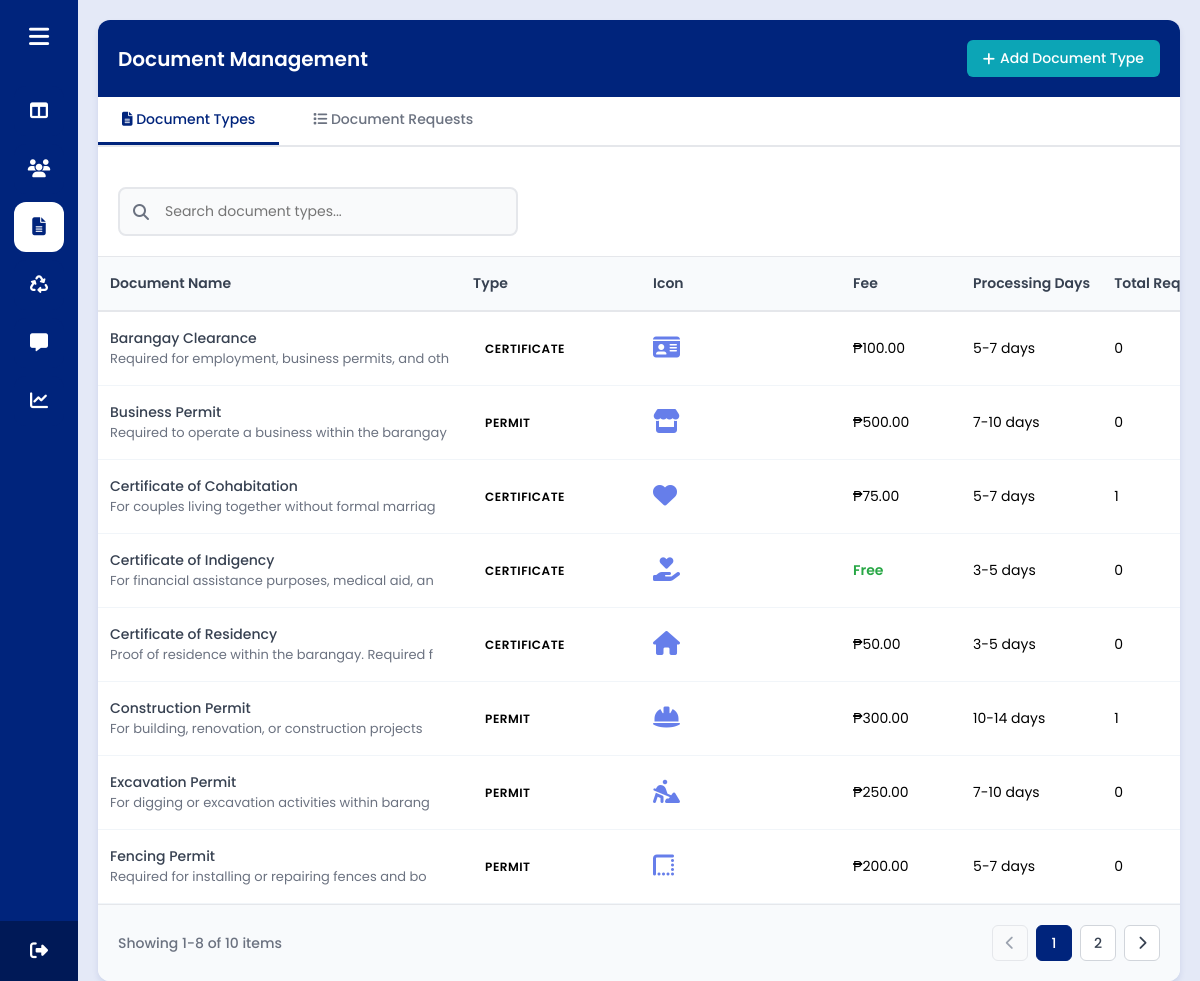
/admin/request_certificates.php (signed in), run on an earlier commit of the app's database.
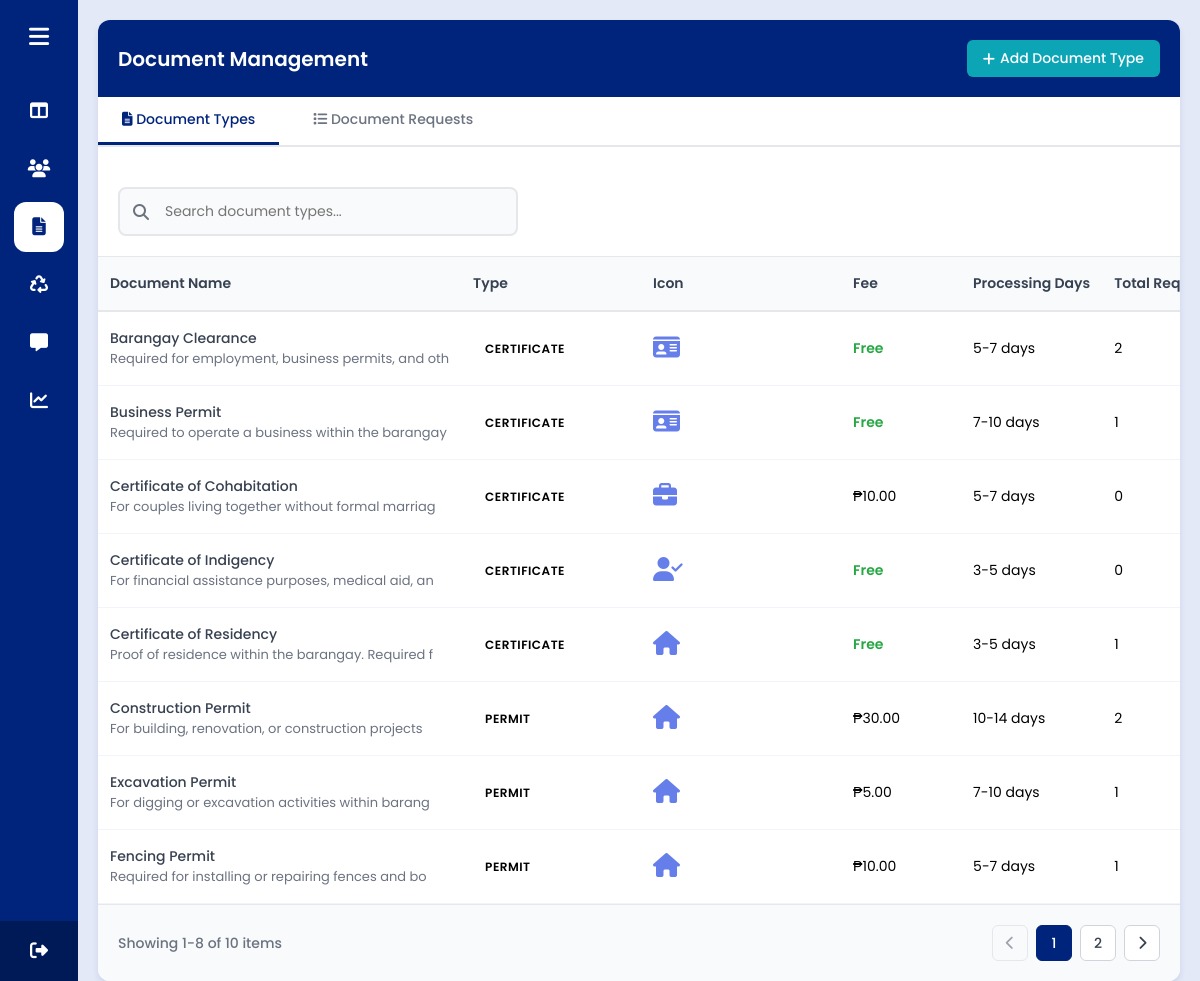
And on a later commit of the database.
### tables this page shows
CREATE TABLE `document_types` (
  `id` int(11) NOT NULL,
  `name` varchar(100) NOT NULL,
  `type` enum('certificate','permit') NOT NULL,
  `description` text DEFAULT NULL,
  `icon` varchar(50) DEFAULT NULL,
  `processing_days` varchar(20) DEFAULT NULL,
  `fee` decimal(10,2) DEFAULT 0.00,
  `requirements` text DEFAULT NULL,
  `is_active` tinyint(1) DEFAULT 1,
  `created_at` timestamp NOT NULL DEFAULT current_timestamp()
);

### admin/request_certificates.php (the view, shortened to what the rows shown need)
<?php
require_once("../conn/conn.php");
$activeTab = isset($_GET['tab']) ? $_GET['tab'] : 'types';
$requestsPerPage = 8;
$currentPage = isset($_GET['page']) ? (int) $_GET['page'] : 1;
$currentPage = max(1, $currentPage);
$offset = ($currentPage - 1) * $requestsPerPage;
$requests = [];
$documentTypes = [];
if ($activeTab === 'requests') {
    try {
        $countStmt = $conn->prepare("SELECT COUNT(*) as total FROM document_requests dr");
        $countStmt->execute();
        $totalRequests = $countStmt->get_result()->fetch_assoc()['total'];
        $stmt = $conn->prepare("
            SELECT
                dr.*,
                dt.name as document_name,
                dt.icon,
                dt.type as document_type,
                dt.fee,
                dt.processing_days,
                u.first_name,
                u.middle_name,
                u.last_name,
                u.email,
                u.contact_number,
                u.image as user_image
            FROM document_requests dr
            INNER JOIN document_types dt ON dr.document_type_id = dt.id
            INNER JOIN user u ON dr.user_id = u.id
            ORDER BY dr.submitted_date DESC
            LIMIT ? OFFSET ?
        ");
        $stmt->bind_param("ii", $requestsPerPage, $offset);
        $stmt->execute();
        $result = $stmt->get_result();
        while ($row = $result->fetch_assoc()) {
            $requests[] = $row;
        }
    } catch (Exception $e) {
        die("Error fetching requests: " . $e->getMessage());
    }
    $stats = [
        'total' => 0,
        'pending' => 0,
        'processing' => 0,
        'approved' => 0,
        'ready' => 0,
        'completed' => 0,
        'rejected' => 0,
        'cancelled' => 0
    ];
    try {
        $statsStmt = $conn->query("
            SELECT
                COUNT(*) as total,
                SUM(CASE WHEN status = 'pending' THEN 1 ELSE 0 END) as pending,
                SUM(CASE WHEN status = 'processing' THEN 1 ELSE 0 END) as processing,
                SUM(CASE WHEN status = 'approved' THEN 1 ELSE 0 END) as approved,
                SUM(CASE WHEN status = 'ready' THEN 1 ELSE 0 END) as ready,
                SUM(CASE WHEN status = 'completed' THEN 1 ELSE 0 END) as completed,
                SUM(CASE WHEN status = 'rejected' THEN 1 ELSE 0 END) as rejected,
                SUM(CASE WHEN status = 'cancelled' THEN 1 ELSE 0 END) as cancelled
            FROM document_requests
        ");
        $stats = $statsStmt->fetch_assoc();
    } catch (Exception $e) {
    }
} else {
    try {
        $stmt = $conn->prepare("
            SELECT
                dt.*,
                COUNT(dr.id) as request_count
            FROM document_types dt
            LEFT JOIN document_requests dr ON dt.id = dr.document_type_id
            GROUP BY dt.id
            ORDER BY dt.name ASC
            LIMIT ? OFFSET ?
        ");
        $stmt->bind_param("ii", $requestsPerPage, $offset);
        $stmt->execute();
        $result = $stmt->get_result();
        while ($row = $result->fetch_assoc()) {
            $documentTypes[] = $row;
        }
    } catch (Exception $e) {
        die("Error fetching document types: " . $e->getMessage());
    }
}
?>
<!DOCTYPE html>
<html lang="en" dir="ltr">
<head>
    <?php include '../components/header_links.php'; ?>
    <?php include '../components/admin_side_header.php'; ?>
</head>
<body>
    <section class="home-section">
        <div class="table-container">
            <div class="table-header">
                <h2 class="table-title">Document Management</h2>
            </div>
            <?php if ($activeTab === 'requests'): ?>
                <div class="table-responsive">
                    <table class="residents-table" id="requestsTable">
                        <thead>
                            <tr>
                                <th>Request ID</th>
                                <th>Requester</th>
                                <th>Document</th>
                                <th>Type</th>
                                <th>Purpose</th>
                                <th>Fee</th>
                                <th>Status</th>
                                <th>Date Submitted</th>
                                <th>Actions</th>
                            </tr>
                        </thead>
                        <tbody>
                            <?php if (count($requests) > 0): ?>
                                <?php foreach ($requests as $request): ?>
                                    <tr>
                                        <td>
                                            <div class="resident-name"><?= htmlspecialchars($request['request_id']); ?></div>
                                        </td>
                                        <td>
                                            <div class="resident-name">
                                                <?= htmlspecialchars($request['first_name'] . ' ' . $request['last_name']); ?>
                                            </div>
                                            <div class="resident-email"><?= htmlspecialchars($request['email'] ?? 'N/A'); ?></div>
                                        </td>
                                        <td>
                                            <div style="display: flex; align-items: center; gap: 8px;">
                                                <i class="fas <?= htmlspecialchars($request['icon']); ?>"
                                                    style="color: #667eea;"></i>
                                                <span><?= htmlspecialchars($request['document_name']); ?></span>
                                            </div>
                                        </td>
                                        <td>
                                            <span
                                                class="status-badge <?= $request['document_type'] === 'certificate' ? 'certificate' : 'permit'; ?>">
                                                <?= ucfirst($request['document_type']); ?>
                                            </span>
                                        </td>
                                        <td><?= htmlspecialchars(substr($request['purpose'], 0, 50)) . (strlen($request['purpose']) > 50 ? '...' : ''); ?>
                                        </td>
                                        <td>
                                            <?= $request['fee'] == 0 ? '<span style="color: #28a745; font-weight: 600;">Free</span>' : '₱' . number_format($request['fee'], 2); ?>
                                        </td>
                                        <td>
                                            <span class="status-badge <?= htmlspecialchars($request['status']); ?>">
                                                <?= ucfirst(str_replace('_', ' ', $request['status'])); ?>
                                            </span>
                                        </td>
                                        <td><?= date("M d, Y", strtotime($request['submitted_date'])); ?></td>
                                        <td>
                                            <div class="action-buttons">
                                                <button class="btn btn-sm btn-view"
                                                    onclick="viewRequestDetails(<?= $request['id']; ?>)" title="View Details">
                                                    <i class="fas fa-eye"></i>
                                                </button>
                                                <button class="btn btn-sm btn-edit"
                                                    onclick="updateRequestStatus(<?= $request['id']; ?>)" title="Update Status">
                                                    <i class="fas fa-edit"></i>
                                                </button>
                                                <button class="btn btn-sm btn-delete"
                                                    onclick="deleteRequest(<?= $request['id']; ?>)" title="Delete">
                                                    <i class="fas fa-trash"></i>
                                                </button>
                                            </div>
                                        </td>
                                    </tr>
                                <?php endforeach; ?>
                            <?php else: ?>
                                <tr>
                                    <td colspan="9" class="no-data">
                                        <i class="fas fa-inbox"></i>
                                        <p>No requests found</p>
                                    </td>
                                </tr>
                            <?php endif; ?>
                        </tbody>
                    </table>
                </div>
                <div class="mobile-cards">
                    <?php if (count($requests) > 0): ?>
                        <?php foreach ($requests as $request): ?>
                            <div class="resident-card">
                                <div class="card-header">
                                    <div>
                                        <div class="resident-name">
                                            <?= htmlspecialchars($request['first_name'] . ' ' . $request['last_name']); ?>
                                        </div>
                                        <div class="resident-email"><?= htmlspecialchars($request['request_id']); ?></div>
                                    </div>
                                </div>
                                <div class="card-body">
                                    <div class="card-field">Document:</div>
                                    <div class="card-value">
                                        <i class="fas <?= htmlspecialchars($request['icon']); ?>"></i>
                                        <?= htmlspecialchars($request['document_name']); ?>
                                    </div>
                                    <div class="card-field">Type:</div>
                                    <div class="card-value">
                                        <span
                                            class="card-status <?= $request['document_type'] === 'certificate' ? 'certificate' : 'permit'; ?>">
                                            <?= ucfirst($request['document_type']); ?>
                                        </span>
                                    </div>
                                    <div class="card-field">Purpose:</div>
                                    <div class="card-value">
                                        <?= htmlspecialchars(substr($request['purpose'], 0, 50)) . (strlen($request['purpose']) > 50 ? '...' : ''); ?>
                                    </div>
                                    <div class="card-field">Fee:</div>
                                    <div class="card-value">
                                        <?= $request['fee'] == 0 ? '<span style="color: #28a745;">Free</span>' : '₱' . number_format($request['fee'], 2); ?>
                                    </div>
                                    <div class="card-field">Status:</div>
                                    <div class="card-value">
                                        <span class="card-status <?= htmlspecialchars($request['status']); ?>">
                                            <?= ucfirst(str_replace('_', ' ', $request['status'])); ?>
                                        </span>
                                    </div>
                                    <div class="card-field">Submitted:</div>
                                    <div class="card-value"><?= date("M d, Y", strtotime($request['submitted_date'])); ?></div>
                                </div>
                                <div class="card-actions">
                                    <button class="btn btn-sm btn-view" onclick="viewRequestDetails(<?= $request['id']; ?>)">
                                        <i class="fas fa-eye"></i>
                                    </button>
                                    <button class="btn btn-sm btn-edit" onclick="updateRequestStatus(<?= $request['id']; ?>)">
                                        <i class="fas fa-edit"></i>
                                    </button>
                                    <button class="btn btn-sm btn-delete" onclick="deleteRequest(<?= $request['id']; ?>)">
                                        <i class="fas fa-trash"></i>
                                    </button>
                                </div>
                            </div>
                        <?php endforeach; ?>
                    <?php endif; ?>
                </div>
            <?php else: ?>
                <div class="table-responsive">
                    <table class="residents-table" id="typesTable">
                        <thead>
                            <tr>
                                <th>Document Name</th>
                                <th>Type</th>
                                <th>Icon</th>
                                <th>Fee</th>
                                <th>Processing Days</th>
                                <th>Total Requests</th>
                            </tr>
                        </thead>
                        <tbody>
                            <?php if (count($documentTypes) > 0): ?>
                                <?php foreach ($documentTypes as $type): ?>
                                    <tr>
                                        <td>
                                            <div class="resident-name"><?= htmlspecialchars($type['name']); ?></div>
                                            <div class="resident-email">
                                                <?= htmlspecialchars(substr($type['description'] ?? '', 0, 50)); ?>
                                            </div>
                                        </td>
                                        <td>
                                            <span
                                                class="status-badge <?= $type['type'] === 'certificate' ? 'certificate' : 'permit'; ?>">
                                                <?= ucfirst($type['type']); ?>
                                            </span>
                                        </td>
                                        <td>
                                            <i class="fas <?= htmlspecialchars($type['icon']); ?>"
                                                style="font-size: 1.5rem; color: #667eea;"></i>
                                        </td>
                                        <td>
                                            <?= $type['fee'] == 0 ? '<span style="color: #28a745; font-weight: 600;">Free</span>' : '₱' . number_format($type['fee'], 2); ?>
                                        </td>
                                        <td><?= htmlspecialchars($type['processing_days']); ?></td>
                                        <td><?= $type['request_count']; ?></td>
                                    </tr>
                                <?php endforeach; ?>
                            <?php endif; ?>
                        </tbody>
                    </table>
                </div>
            <?php endif; ?>
        </div>
    </section>
</body>
</html>

What changed in the data, as far as the page shows it:
changed document_types "Barangay Clearance": request_count "0" → "2"; fee "100.00" → (not shown); fee "₱" → "Free"
changed document_types "Business Permit": type "PERMIT" → "CERTIFICATE"; icon "fa-store" → "fa-id-card" (drawn); request_count "0" → "1"; fee "500.00" → (not shown); fee "₱" → "Free"
changed document_types "Certificate of Cohabitation": icon "fa-heart" → "fa-briefcase" (drawn); fee "75.00" → "10.00"; request_count "1" → "0"
changed document_types "Certificate of Indigency": icon "fa-hand-holding-heart" → "fa-user-check" (drawn)
changed document_types "Certificate of Residency": request_count "0" → "1"; fee "50.00" → (not shown); fee "₱" → "Free"
changed document_types "Construction Permit": icon "fa-hard-hat" → "fa-home" (drawn); fee "300.00" → "30.00"; request_count "1" → "2"
changed document_types "Excavation Permit": icon "fa-digging" → "fa-home" (drawn); fee "250.00" → "5.00"; request_count "0" → "1"
changed document_types "Fencing Permit": icon "fa-border-style" → "fa-home" (drawn); fee "200.00" → "10.00"; request_count "0" → "1"
